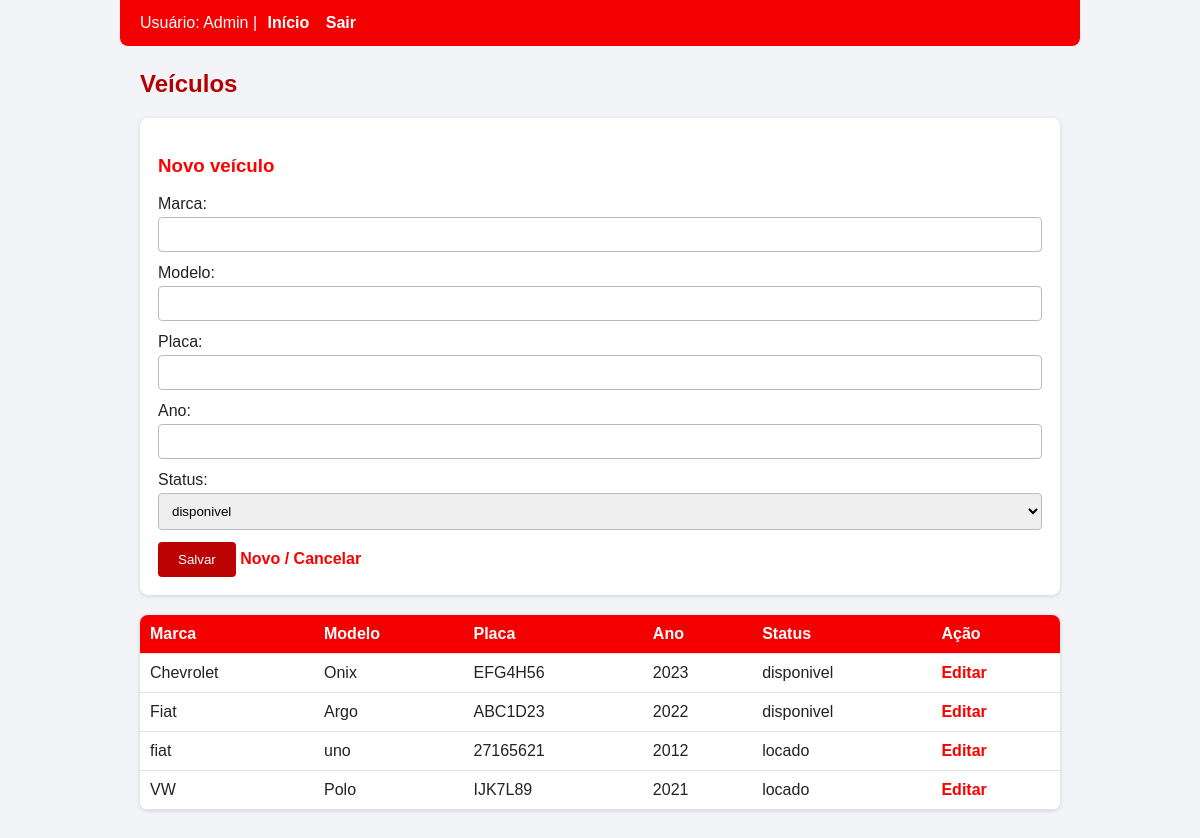
/sistema/veiculos.php (signed in), run on the app's committed database.
### tables this page shows
CREATE TABLE `veiculos` (
  `id_veiculo` int(11) NOT NULL,
  `marca` varchar(50) NOT NULL,
  `modelo` varchar(50) NOT NULL,
  `placa` varchar(8) NOT NULL,
  `ano` int(11) DEFAULT NULL,
  `status` varchar(20) DEFAULT 'disponivel'
);

### sistema/veiculos.php (the view, shortened to what this page needs)
<?php
require 'auth.php';
$v = ['id_veiculo'=>'','marca'=>'','modelo'=>'','placa'=>'','ano'=>'','status'=>'disponivel'];
$lista = $pdo->query('SELECT * FROM veiculos ORDER BY marca, modelo')->fetchAll(PDO::FETCH_ASSOC);
?>
<!DOCTYPE html>
<html lang="pt-BR">
<head>
  <link rel="stylesheet" href="style.css">
</head>
<body>
<nav>
  Usuário: <?= htmlspecialchars($_SESSION['nome']) ?> |
  <a href="index.php">Início</a>
  <a href="logout.php">Sair</a>
</nav>
<h2>Veículos</h2>
<form method="post">
  <h3><?= $v['id_veiculo'] ? 'Editar veículo' : 'Novo veículo' ?></h3>
  Marca: <input name="marca" required value="<?= htmlspecialchars($v['marca']) ?>">
  Modelo: <input name="modelo" required value="<?= htmlspecialchars($v['modelo']) ?>">
  Placa: <input name="placa" maxlength="8" required value="<?= htmlspecialchars($v['placa']) ?>">
  Ano: <input type="number" name="ano" value="<?= htmlspecialchars($v['ano']) ?>">
  Status:
  <select name="status">
    <?php foreach (['disponivel','locado','manutencao'] as $s): ?>
      <option value="<?= $s ?>" <?= $v['status'] == $s ? 'selected' : '' ?>><?= $s ?></option>
    <?php endforeach; ?>
  </select>
  <button name="salvar">Salvar</button>
  <a href="veiculos.php">Novo / Cancelar</a>
</form>
<table>
<tr><th>Marca</th><th>Modelo</th><th>Placa</th><th>Ano</th><th>Status</th><th>Ação</th></tr>
<?php foreach ($lista as $x): ?>
<tr>
  <td><?= htmlspecialchars($x['marca']) ?></td>
  <td><?= htmlspecialchars($x['modelo']) ?></td>
  <td><?= htmlspecialchars($x['placa']) ?></td>
  <td><?= $x['ano'] ?></td>
  <td><?= $x['status'] ?></td>
  <td><a href="?editar=<?= $x['id_veiculo'] ?>">Editar</a></td>
</tr>
<?php endforeach; ?>
</table>
</body>
</html>

### data on the page
veiculos: marca "Chevrolet", modelo "Onix", placa "EFG4H56", ano "2023", status "disponivel"
veiculos: marca "Fiat", modelo "Argo", placa "ABC1D23", ano "2022", status "disponivel"
veiculos: marca "fiat", modelo "uno", placa "27165621", ano "2012", status "locado"
veiculos: marca "VW", modelo "Polo", placa "IJK7L89", ano "2021", status "locado"

### other printed values
$_SESSION['nome'] "Admin"
form field status "disponivel"
